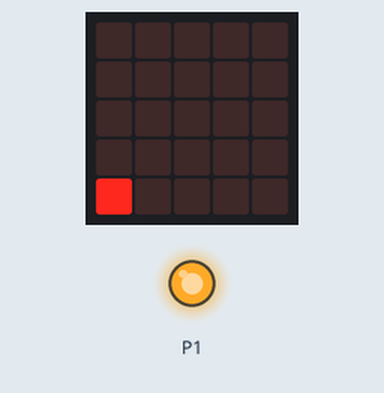
The program below on a simulated BBC micro:bit (MakeCode). Parts: the board's 5×5 LED display, output pins drawn as LEDs (lit = HIGH).

Above: at 0.1 s.
At 1.1 s:
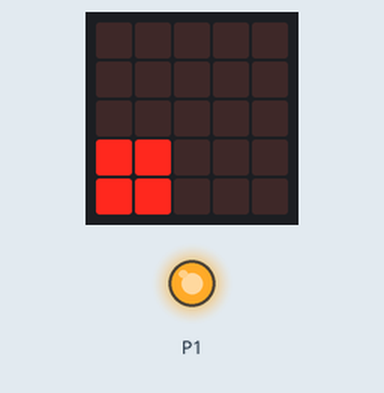
At 2.1 s:
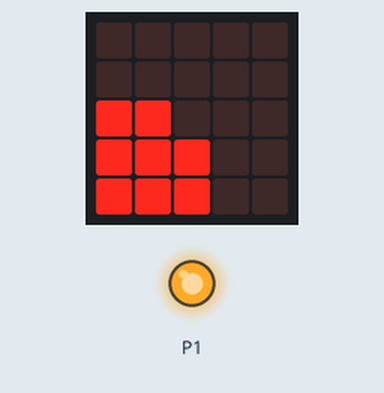
At 3.1 s:
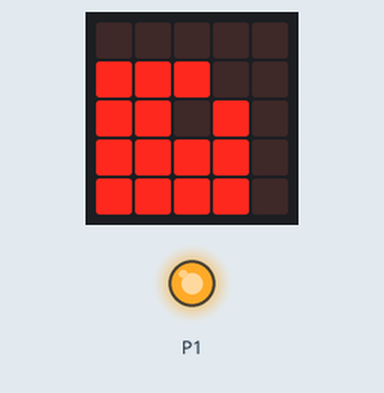
Timing chart, 0 to 4.6 s (numbered marks = the images above):
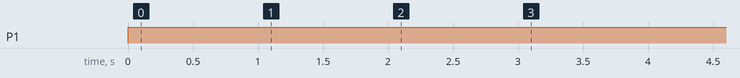

Measured:
- by itself, P1: LOW → HIGH at 0.00 s
- by itself, everything shown: repeats every 4.0 s, in 5 steps
- what the display in image 1 shows lasts 1.0 s, from 1.0 s to 2.0 s

The program:

main.ts
```typescript
basic.forever(function () {
    pins.digitalWritePin(DigitalPin.P1, 1)
    led.plot(0, 4)
    basic.pause(1000)
    led.plot(0, 3)
    led.plot(1, 3)
    led.plot(1, 4)
    basic.pause(1000)
    led.plot(0, 2)
    led.plot(1, 2)
    led.plot(2, 3)
    led.plot(2, 4)
    basic.pause(1000)
    led.plot(0, 1)
    led.plot(1, 1)
    led.plot(2, 1)
    led.plot(3, 2)
    led.plot(3, 3)
    led.plot(3, 4)
    basic.pause(1000)
    led.unplot(0, 4)
    led.unplot(0, 3)
    led.unplot(1, 3)
    led.unplot(1, 4)
    led.unplot(0, 2)
    led.unplot(1, 2)
    led.unplot(2, 2)
    led.unplot(2, 3)
    led.unplot(2, 4)
    led.unplot(0, 1)
    led.unplot(1, 1)
    led.unplot(2, 1)
    led.unplot(3, 2)
    led.unplot(3, 3)
    led.unplot(3, 4)
})
```

test.ts
```typescript
// les tests vont ici ; cela ne sera pas compilé si ce paquet est utilisé en tant qu'extension.
```
